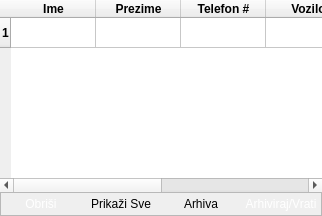
     <widget class="QFrame" name="right_frame">
      <property name="sizePolicy">
       <sizepolicy hsizetype="Expanding" vsizetype="Expanding">
        <horstretch>0</horstretch>
        <verstretch>0</verstretch>
       </sizepolicy>
      </property>
      <property name="frameShape">
       <enum>QFrame::NoFrame</enum>
      </property>
      <property name="frameShadow">
       <enum>QFrame::Plain</enum>
      </property>
      <property name="lineWidth">
       <number>5</number>
      </property>
      <property name="midLineWidth">
       <number>5</number>
      </property>
      <layout class="QVBoxLayout" name="verticalLayout_2" stretch="95,5">
       <property name="spacing">
        <number>0</number>
       </property>
       <property name="leftMargin">
        <number>0</number>
       </property>
       <property name="topMargin">
        <number>0</number>
       </property>
       <property name="rightMargin">
        <number>0</number>
       </property>
       <property name="bottomMargin">
        <number>0</number>
       </property>
       <item>
        <widget class="QTableWidget" name="customer_table">
         <property name="sizePolicy">
          <sizepolicy hsizetype="Expanding" vsizetype="Expanding">
           <horstretch>1</horstretch>
           <verstretch>1</verstretch>
          </sizepolicy>
         </property>
         <property name="font">
          <font>
           <family>Arial</family>
           <weight>75</weight>
           <bold>true</bold>
          </font>
         </property>
         <property name="frameShape">
          <enum>QFrame::NoFrame</enum>
         </property>
         <property name="autoScrollMargin">
          <number>2</number>
         </property>
         <property name="editTriggers">
          <set>QAbstractItemView::NoEditTriggers</set>
         </property>
         <property name="selectionBehavior">
          <enum>QAbstractItemView::SelectRows</enum>
         </property>
         <property name="textElideMode">
          <enum>Qt::ElideMiddle</enum>
         </property>
         <property name="showGrid">
          <bool>true</bool>
         </property>
         <property name="gridStyle">
          <enum>Qt::SolidLine</enum>
         </property>
         <property name="sortingEnabled">
          <bool>true</bool>
         </property>
         <property name="wordWrap">
          <bool>true</bool>
         </property>
         <property name="cornerButtonEnabled">
          <bool>true</bool>
         </property>
         <property name="rowCount">
          <number>1</number>
         </property>
         <attribute name="horizontalHeaderVisible">
          <bool>true</bool>
         </attribute>
         <attribute name="horizontalHeaderCascadingSectionResizes">
          <bool>true</bool>
         </attribute>
         <attribute name="horizontalHeaderDefaultSectionSize">
          <number>85</number>
         </attribute>
         <attribute name="horizontalHeaderHighlightSections">
          <bool>true</bool>
         </attribute>
         <attribute name="horizontalHeaderMinimumSectionSize">
          <number>68</number>
         </attribute>
         <attribute name="horizontalHeaderShowSortIndicator" stdset="0">
          <bool>true</bool>
         </attribute>
         <attribute name="horizontalHeaderStretchLastSection">
          <bool>true</bool>
         </attribute>
         <attribute name="verticalHeaderVisible">
          <bool>true</bool>
         </attribute>
         <attribute name="verticalHeaderCascadingSectionResizes">
          <bool>false</bool>
         </attribute>
         <attribute name="verticalHeaderDefaultSectionSize">
          <number>30</number>
         </attribute>
         <attribute name="verticalHeaderHighlightSections">
          <bool>true</bool>
         </attribute>
         <attribute name="verticalHeaderStretchLastSection">
          <bool>false</bool>
         </attribute>
         <row/>
         <column>
          <property name="text">
           <string>Ime</string>
          </property>
          <property name="font">
           <font>
            <family>Arial</family>
            <weight>75</weight>
            <bold>true</bold>
           </font>
          </property>
         </column>
         <column>
          <property name="text">
           <string>Prezime</string>
          </property>
          <property name="font">
           <font>
            <family>Arial</family>
            <weight>75</weight>
            <bold>true</bold>
           </font>
          </property>
         </column>
         <column>
          <property name="text">
           <string>Telefon #</string>
          </property>
          <property name="font">
           <font>
            <family>Arial</family>
            <weight>75</weight>
            <bold>true</bold>
           </font>
          </property>
         </column>
         <column>
          <property name="text">
           <string>Vozilo</string>
          </property>
          <property name="font">
           <font>
            <family>Arial</family>
            <weight>75</weight>
            <bold>true</bold>
           </font>
          </property>
         </column>
         <column>
          <property name="text">
           <string>ID Mušterije</string>
          </property>
          <property name="font">
           <font>
            <family>Arial</family>
            <weight>75</weight>
            <bold>true</bold>
           </font>
          </property>
         </column>
         <column>
          <property name="text">
           <string/>
          </property>
         </column>
        </widget>
       </item>
       <item>
        <widget class="QFrame" name="frame">
         <property name="frameShape">
          <enum>QFrame::StyledPanel</enum>
         </property>
         <property name="frameShadow">
          <enum>QFrame::Raised</enum>
         </property>
         <layout class="QHBoxLayout" name="horizontalLayout">
          <property name="spacing">
           <number>0</number>
          </property>
          <property name="leftMargin">
           <number>0</number>
          </property>
          <property name="topMargin">
           <number>0</number>
          </property>
          <property name="rightMargin">
           <number>0</number>
          </property>
          <property name="bottomMargin">
           <number>0</number>
          </property>
          <item>
           <widget class="QPushButton" name="delete_selected_table_button">
            <property name="sizePolicy">
             <sizepolicy hsizetype="Preferred" vsizetype="Preferred">
              <horstretch>0</horstretch>
              <verstretch>0</verstretch>
             </sizepolicy>
            </property>
            <property name="styleSheet">
             <string notr="true">QPushButton::flat
{
	background-color: rgb(143, 0, 0);
	color:white;
}

QPushButton::hover
{
	background-color: rgba(0, 85, 255, 20%);
	border: 1px solid  rgb(0, 85, 255);

}


QPushButton::pressed
{
	background-color: qlineargradient(spread:pad, x1:0.489, y1:0, x2:0.494, y2:1, stop:0.102273 rgba(0, 0, 0, 255), stop:0.880682 rgba(9, 31, 198, 167));
	border: 1px solid #b78620;

}</string>
            </property>
            <property name="text">
             <string>Obriši</string>
            </property>
            <property name="flat">
             <bool>true</bool>
            </property>
           </widget>
          </item>
          <item>
           <widget class="QPushButton" name="populate_table_button">
            <property name="sizePolicy">
             <sizepolicy hsizetype="Preferred" vsizetype="Preferred">
              <horstretch>0</horstretch>
              <verstretch>0</verstretch>
             </sizepolicy>
            </property>
            <property name="styleSheet">
             <string notr="true">QPushButton::flat
{
	background-color: rgb(68, 204, 0);
	color:black;
}

QPushButton::hover
{
	background-color: rgba(0, 85, 255, 20%);
	color:white;
	border: 1px solid  rgb(0, 85, 255);

}


QPushButton::pressed
{
	background-color: qlineargradient(spread:pad, x1:0.489, y1:0, x2:0.494, y2:1, stop:0.102273 rgba(0, 0, 0, 255), stop:0.880682 rgba(9, 31, 198, 167));
	border: 1px solid #b78620;

}</string>
            </property>
            <property name="text">
             <string>Prikaži Sve</string>
            </property>
            <property name="flat">
             <bool>true</bool>
            </property>
           </widget>
          </item>
          <item>
           <widget class="QPushButton" name="show_archived_button">
            <property name="sizePolicy">
             <sizepolicy hsizetype="Preferred" vsizetype="Preferred">
              <horstretch>0</horstretch>
              <verstretch>0</verstretch>
             </sizepolicy>
            </property>
            <property name="styleSheet">
             <string notr="true">QPushButton::flat
{
	background-color: rgb(68, 204, 0);
	color:black;
}

QPushButton::hover
{
	background-color: rgba(0, 85, 255, 20%);
	color:white;
	border: 1px solid  rgb(0, 85, 255);

}


QPushButton::pressed
{
	background-color: qlineargradient(spread:pad, x1:0.489, y1:0, x2:0.494, y2:1, stop:0.102273 rgba(0, 0, 0, 255), stop:0.880682 rgba(9, 31, 198, 167));
	border: 1px solid #b78620;

}</string>
            </property>
            <property name="text">
             <string>Arhiva</string>
            </property>
            <property name="flat">
             <bool>true</bool>
            </property>
           </widget>
          </item>
          <item>
           <widget class="QPushButton" name="archive_selected_button">
            <property name="sizePolicy">
             <sizepolicy hsizetype="Preferred" vsizetype="Preferred">
              <horstretch>0</horstretch>
              <verstretch>0</verstretch>
             </sizepolicy>
            </property>
            <property name="styleSheet">
             <string notr="true">QPushButton::flat
{
	
	background-color: rgb(134, 49, 0);
	color:white;
}

QPushButton::hover
{
	background-color: rgba(0, 85, 255, 20%);
	border: 1px solid  rgb(0, 85, 255);

}


QPushButton::pressed
{
	background-color: qlineargradient(spread:pad, x1:0.489, y1:0, x2:0.494, y2:1, stop:0.102273 rgba(0, 0, 0, 255), stop:0.880682 rgba(9, 31, 198, 167));
	border: 1px solid #b78620;

}</string>
            </property>
            <property name="text">
             <string>Arhiviraj/Vrati</string>
            </property>
            <property name="flat">
             <bool>true</bool>
            </property>
           </widget>
          </item>
         </layout>
        </widget>
       </item>
      </layout>
     </widget>
